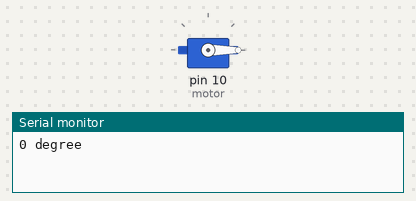
Recording of a sketch running on a simulated Arduino Uno, built with avr-gcc and run on an emulated ATmega328P. Parts: servo, the last lines printed to the serial monitor.

Above: at 0.05 s.
At 3.05 s:
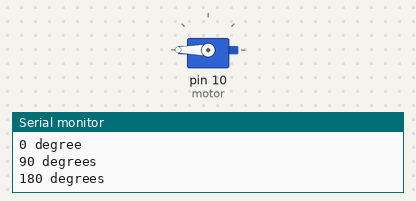
At 6.0 s:
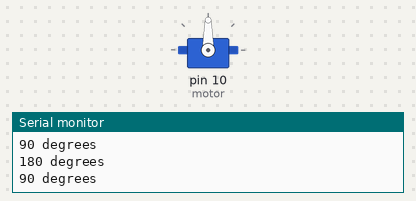
Timing chart, 0 to 7.8 s (numbered marks = the images above):
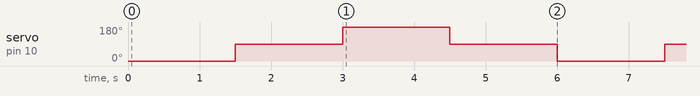

Measured:
- by itself, servo on pin 10 (motor): repeats every 6.0 s: 180° 1.5 s, 90° 1.5 s, 0° 1.5 s, 90° 1.5 s

The sketch:

Test_3_Servo.ino
```cpp
/*
  TEST 3 : THE SG90 SERVO MOTOR
  -----------------------------
  Goal: check that the motor turns and find its positions.

  Wiring:
    Red wire    -> 5V
    Brown wire  -> GND
    Yellow wire -> pin 10 (signal)

  How does it work? A servo does not spin continuously:
  you give it an ANGLE (from 0 to 180 degrees) and it moves there.

  Expected result: 0 deg -> 90 deg -> 180 deg -> 90 deg, in a loop.
  Tip: attach the small white arm (horn) to see the movement clearly.
  The servo shakes? Power is too weak: disconnect the other components.
*/

#include <Servo.h>   // Built-in Arduino library

Servo motor;

void setup() {
  Serial.begin(9600);
  motor.attach(10);   // The yellow wire is on pin 10
}

void loop() {
  motor.write(0);     Serial.println("0 degree");     delay(1500);
  motor.write(90);    Serial.println("90 degrees");   delay(1500);
  motor.write(180);   Serial.println("180 degrees");  delay(1500);
  motor.write(90);    Serial.println("90 degrees");   delay(1500);
}
```
